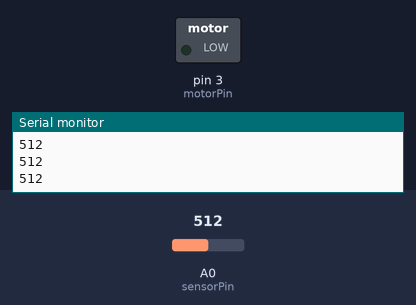
Bench run of a sketch on a simulated Arduino Uno, built with avr-gcc and run on an emulated ATmega328P. Parts: switched loads named in the sketch (green lamp = pin HIGH), the last lines printed to the serial monitor. The inputs (shaded band) are chosen by the test bench; at power-on: A0 (sensorPin) = 512.

Above: at 1.2 s.
1.3 s: A0 (sensorPin) set to 606
2.8 s: A0 (sensorPin) set to 622
At 4.0 s:
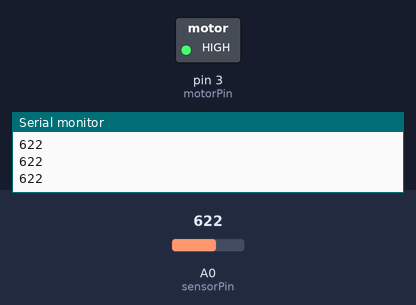
4.3 s: A0 (sensorPin) set to 511
At 5.1 s:
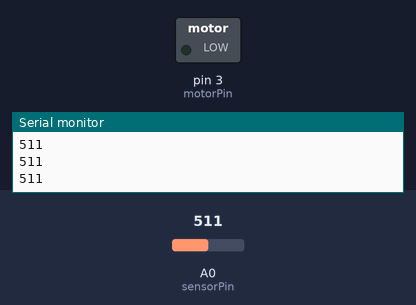
5.8 s: A0 (sensorPin) set to 716
At 6.4 s:
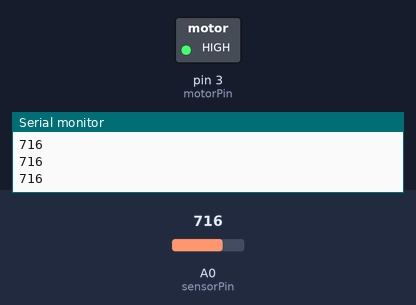
Timing chart, 0 to 8.3 s (numbered marks = the images above; inputs shaded):
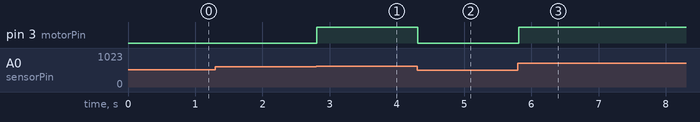

Measured:
- the behaviour switches between 612 and 613 on A0 (sensorPin) (found by bisection; images 0 and 1)
- after the input at 2.8 s, pin 3 (motorPin): LOW → HIGH at once
- after the input at 4.3 s, pin 3 (motorPin): HIGH → LOW at once
- after the input at 5.8 s, pin 3 (motorPin): LOW → HIGH at once

The sketch:

Vibration_Motor_and_LDR_Sensor.ino
```cpp
/*
    Vibration Motor and LDR Sensor
    For more details, visit: https://techzeero.com/arduino-tutorials/vibration-motor-with-arduino/
*/

int motorPin = 3;
int sensorPin = 0;
int sensorAmbient = 0;
int thresholdMargin = 100;

void setup()
{
  pinMode(motorPin, OUTPUT);
  sensorAmbient = analogRead(sensorPin);
  Serial.begin(9600);
}
void loop()
{
  int sensorValue = analogRead(sensorPin);
  Serial.println(sensorValue);
  if( sensorValue > sensorAmbient + thresholdMargin)
  {
    digitalWrite(motorPin, HIGH);
  }
  else
  {
    digitalWrite(motorPin, LOW);
  }
}
```
